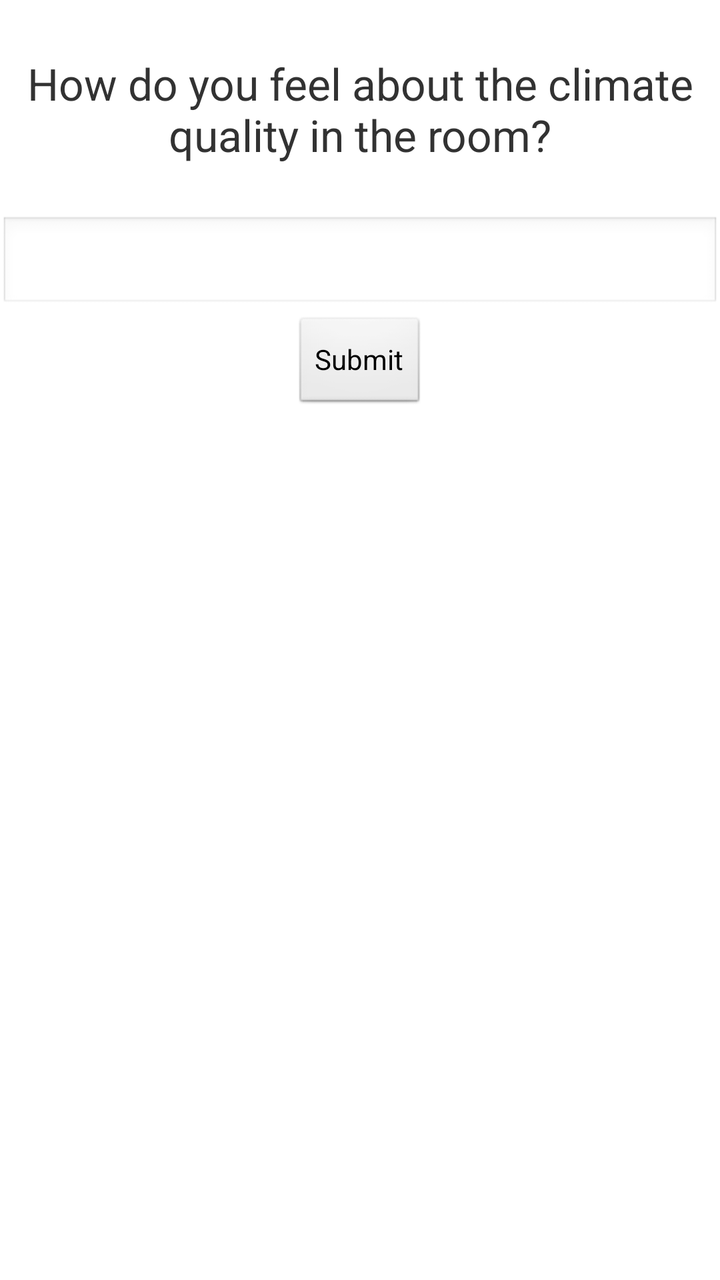
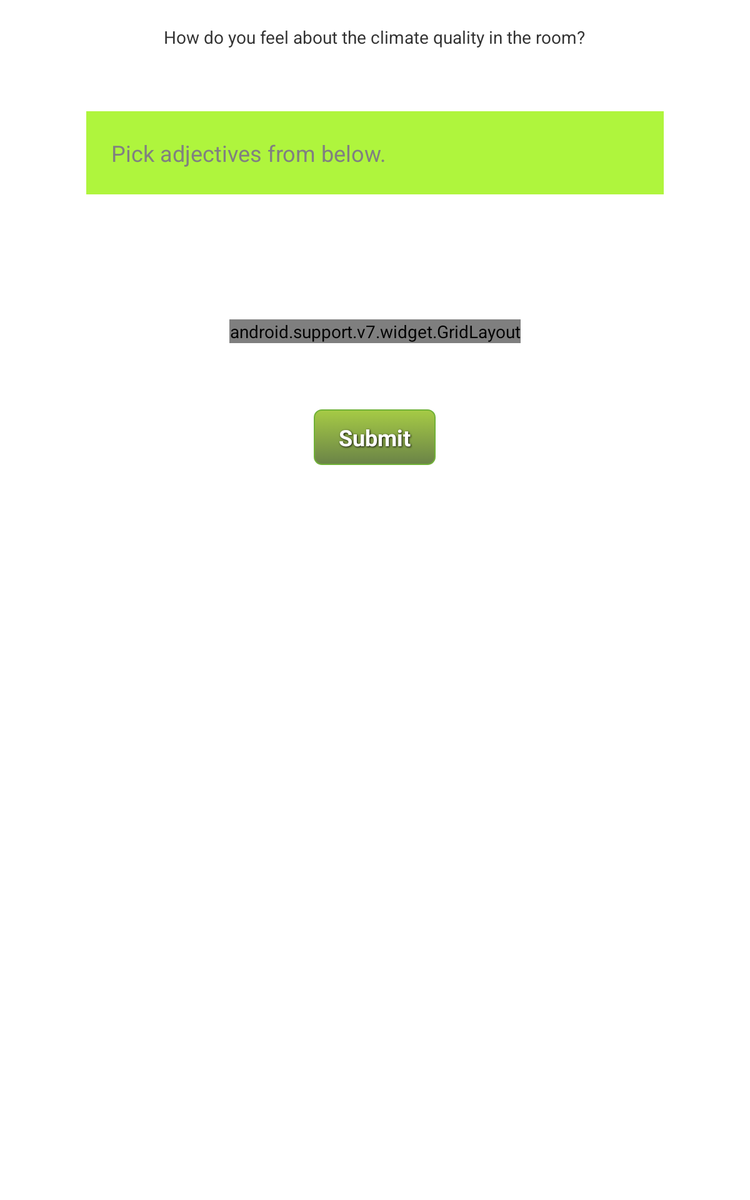

One screen, two layout resources from the same app: the default and the repository's alternative for another configuration. Each is rendered where Android would select it; the XML of both is given below.
<!-- AndroidManifest.xml: application theme AppTheme -->
<!-- res/layout/feedback.xml -->
<?xml version="1.0" encoding="utf-8"?>
<RelativeLayout xmlns:android="http://schemas.android.com/apk/res/android"
    android:layout_width="match_parent"
    android:layout_height="match_parent" >

    <EditText
        android:id="@+id/feedback_edit_text"
        android:layout_width="wrap_content"
        android:layout_height="wrap_content"
        android:layout_below="@+id/feedback_title"
        android:layout_centerHorizontal="true"
        android:layout_marginTop="26dp"
        android:ems="22"
        android:inputType="text"
        android:singleLine="false"
        android:lines="2" >

        <requestFocus
            android:background="#ccc" />
    </EditText>

    <Button
        android:id="@+id/feedback_button"
        android:layout_width="wrap_content"
        android:layout_height="wrap_content"
        android:layout_below="@+id/feedback_title"
        android:layout_centerHorizontal="true"
        android:layout_marginTop="76dp"
        android:text="@string/submit_button" />

    <TextView
        android:id="@+id/feedback_title"
        android:layout_width="wrap_content"
        android:layout_height="wrap_content"
        android:layout_alignParentTop="true"
        android:layout_centerHorizontal="true"
        android:layout_marginTop="27dp"
        android:gravity="center_vertical|center"
        android:text="@string/feedback_title"
        android:textSize="22sp" />

</RelativeLayout>
<!-- resources referenced by this layout -->
<resources>
  <string name="feedback_title">How do you feel about the climate quality in the room?</string>
  <string name="submit_button">Submit</string>
  <style name="AppTheme" parent="AppBaseTheme">
          
      </style>
  <style name="AppBaseTheme" parent="android:Theme.Light">
          
      </style>
</resources>
<!-- res/layout-large/feedback.xml (the repository's variant of the layout above) -->
<!-- drawn on a 7-inch tablet held upright -->
<?xml version="1.0" encoding="utf-8"?>
<RelativeLayout xmlns:android="http://schemas.android.com/apk/res/android"
    android:layout_width="fill_parent"
    android:layout_height="match_parent"
    android:orientation="vertical"
    android:focusable="true"
	android:focusableInTouchMode="true" >

    <EditText
        android:id="@+id/feedback_edit_text"
        android:layout_width="wrap_content"
        android:layout_height="wrap_content"
        android:layout_below="@+id/feedback_title"
        android:layout_centerHorizontal="true"
        android:layout_marginTop="50dp"
        android:ems="22"
        android:hint="@string/feedback_hint"
        android:inputType="textMultiLine"
        android:maxLines="5"
        android:minLines="3"
        android:singleLine="false"
       	android:paddingLeft="20dp"
       	android:paddingRight="20dp"
		android:background="#aff53d" />
    

    <TextView
        android:id="@+id/feedback_title"
        android:layout_width="wrap_content"
        android:layout_height="wrap_content"
        android:layout_alignParentTop="true"
        android:layout_centerHorizontal="true"
        android:layout_marginTop="20dp"
        android:gravity="center_vertical|center"
        android:text="@string/feedback_title"
        style="@style/feedback_title_text"
         />

    <Button
        android:id="@+id/feedback_button"
        style="@style/button_text_small"
        android:layout_width="wrap_content"
        android:layout_height="wrap_content"
        android:layout_below="@+id/choice_grid"
        android:layout_centerHorizontal="true"
        android:background="@drawable/button_green"
        android:text="@string/submit_button" />

    
    
    
    <android.support.v7.widget.GridLayout
        xmlns:android="http://schemas.android.com/apk/res/android"
        xmlns:grid="http://schemas.android.com/apk/res-auto"
        android:id="@+id/choice_grid"
        android:layout_width="wrap_content"
        android:layout_height="wrap_content"
        android:layout_below="@+id/feedback_edit_text"
        android:layout_marginTop="100dp"
        android:layout_marginBottom="50dp"
        android:layout_centerHorizontal="true"
               
        grid:alignmentMode="alignBounds"
        grid:columnCount="4"
        grid:rowCount="2"
        grid:rowOrderPreserved="false"
        grid:useDefaultMargins="true"
     >

        
        
        

        <Button
            android:id="@+id/button2"
            style="?android:attr/buttonStyleSmall"
            android:layout_width="wrap_content"
            android:layout_height="wrap_content"
            android:text="@string/button2"
            android:background="@drawable/button_choice"/>

        <Button
            android:id="@+id/button3"
            style="?android:attr/buttonStyleSmall"
            android:layout_width="wrap_content"
            android:layout_height="wrap_content"
            android:text="@string/button3"
            android:background="@drawable/button_choice" />

        <Button
            android:id="@+id/button1"
            style="?android:attr/buttonStyleSmall"
            android:layout_width="wrap_content"
            android:layout_height="wrap_content"
            android:text="@string/button1"
            android:background="@drawable/button_choice" />

        <Button
            android:id="@+id/button4"
            style="?android:attr/buttonStyleSmall"
            android:layout_width="wrap_content"
            android:layout_height="wrap_content"
            android:text="@string/button4"
            android:background="@drawable/button_choice" />

        <Button
            android:id="@+id/button5"
            style="?android:attr/buttonStyleSmall"
            android:layout_width="wrap_content"
            android:layout_height="wrap_content"
            android:text="@string/button5"
            android:background="@drawable/button_choice" />

        <Button
            android:id="@+id/button6"
            style="?android:attr/buttonStyleSmall"
            android:layout_width="wrap_content"
            android:layout_height="wrap_content"
            android:text="@string/button6"
            android:background="@drawable/button_choice" />

        <Button
            android:id="@+id/button7"
            style="?android:attr/buttonStyleSmall"
            android:layout_width="wrap_content"
            android:layout_height="wrap_content"
            android:text="@string/button7"
            android:background="@drawable/button_choice" />

        <Button
            android:id="@+id/button8"
            style="?android:attr/buttonStyleSmall"
            android:layout_width="wrap_content"
            android:layout_height="wrap_content"
            android:text="@string/button8"
            android:background="@drawable/button_choice" />
    </android.support.v7.widget.GridLayout>

</RelativeLayout>
<!-- resources referenced by the variant -->
<!-- as a 7-inch tablet held upright resolves them -->
<resources>
  <!-- drawable button_choice (drawable) -->
  <?xml version="1.0" encoding="utf-8"?>
  <selector xmlns:android="http://schemas.android.com/apk/res/android">
      <item android:state_pressed="true"
            android:state_enabled="true" >
          <shape>
        		<solid
            		android:color="#ffb140" />
        		<stroke
            		android:width="1dp"
            		android:color="#ffc673" />
        		<corners
            		android:radius="6dp" />
        		<padding
            		android:left="10dp"
            		android:top="10dp"
            		android:right="10dp"
            		android:bottom="10dp" />
        		<size
        		    android:width="70dp"
        		    android:height="10dp"
        		    />
        		</shape>
      </item>
      <item>
      	<shape>
        		<gradient
           		android:startColor="#ff9700"
            		android:endColor="#ffc673"
            		android:angle="270" />
        		<stroke
         		   android:width="1dp"
         		   android:color="#ffc673" />
       		<corners
       		    android:radius="6dp" />
        		<padding
            		android:left="10dp"
            		android:top="10dp"
            		android:right="10dp"
            		android:bottom="10dp" />
        		<size
        		    android:width="70dp"
        		    android:height="10dp"
        		    />
        	</shape>
    </item>
       
  
      
      
  </selector>
  <!-- drawable button_green (drawable) -->
  <?xml version="1.0" encoding="utf-8"?>
  <selector xmlns:android="http://schemas.android.com/apk/res/android">
      <item android:state_pressed="true" >
          <shape>
        		<solid
            		android:color="#A6CB45" />
        		<stroke
            		android:width="1dp"
            		android:color="#71B238" />
        		<corners
            		android:radius="6dp" />
        		<padding
            		android:left="20dp"
            		android:top="10dp"
            		android:right="20dp"
            		android:bottom="10dp" />
      		</shape>
      </item>
      <item>
      	<shape>
        		<gradient
           		 android:startColor="#a6cb45"
            		android:endColor="#6A8347"
            		android:angle="270" />
        		<stroke
         		   android:width="1dp"
         		   android:color="#71B238" />
       		<corners
       		    android:radius="6dp" />
        		<padding
            		android:left="20dp"
            		android:top="10dp"
            		android:right="20dp"
            		android:bottom="10dp" />
      	</shape>
    </item>
  </selector>
  <string name="button1">Heavy</string>
  <string name="button2">Hot</string>
  <string name="button3">Cold</string>
  <string name="button4">Light</string>
  <string name="button5">Easy</string>
  <string name="button6">Bright</string>
  <string name="button7">Dark</string>
  <string name="button8">Great</string>
  <string name="feedback_hint">Pick adjectives from below. </string>
  <string name="feedback_title">How do you feel about the climate quality in the room?</string>
  <string name="submit_button">Submit</string>
  <style name="button_text_small">
      <item name="android:layout_width">fill_parent</item>
      <item name="android:layout_height">wrap_content</item>
      <item name="android:textColor">#ffffff</item>
      <item name="android:gravity">center</item>
      <item name="android:layout_margin">3dp</item>
      <item name="android:textSize">18sp</item>
      <item name="android:textStyle">bold</item>
      <item name="android:shadowColor">#000000</item>
      <item name="android:shadowDx">1</item>
      <item name="android:shadowDy">1</item>
      <item name="android:shadowRadius">2</item>
    </style>
  <style name="AppTheme" parent="AppBaseTheme">
          
      </style>
  <style name="AppBaseTheme" parent="android:Theme.Light">
          
      </style>
</resources>
